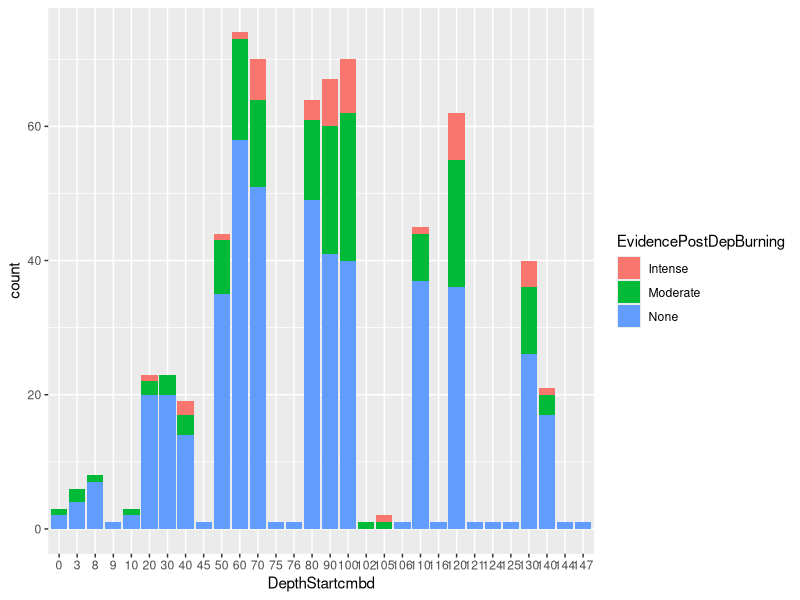
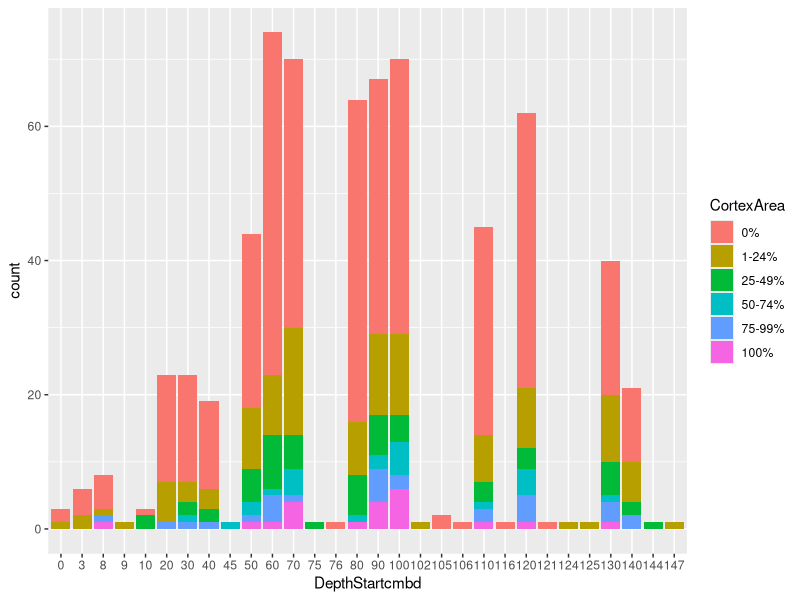
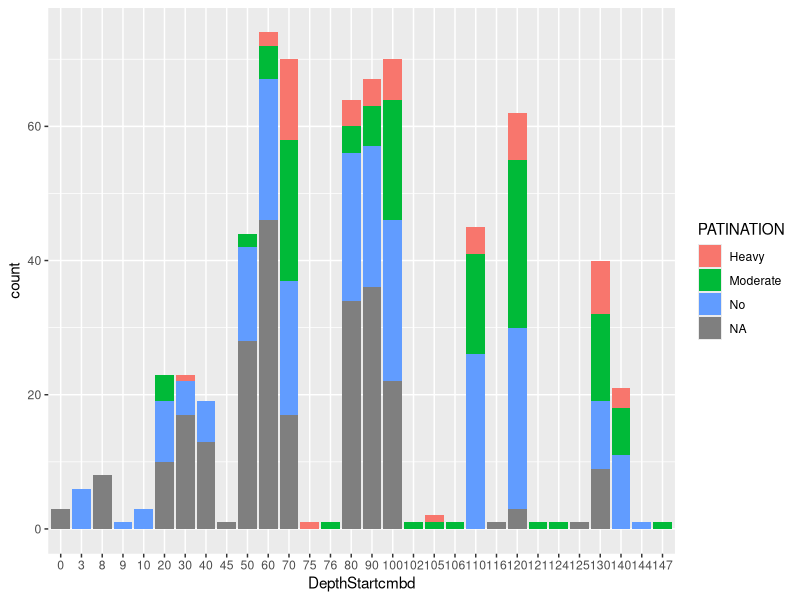
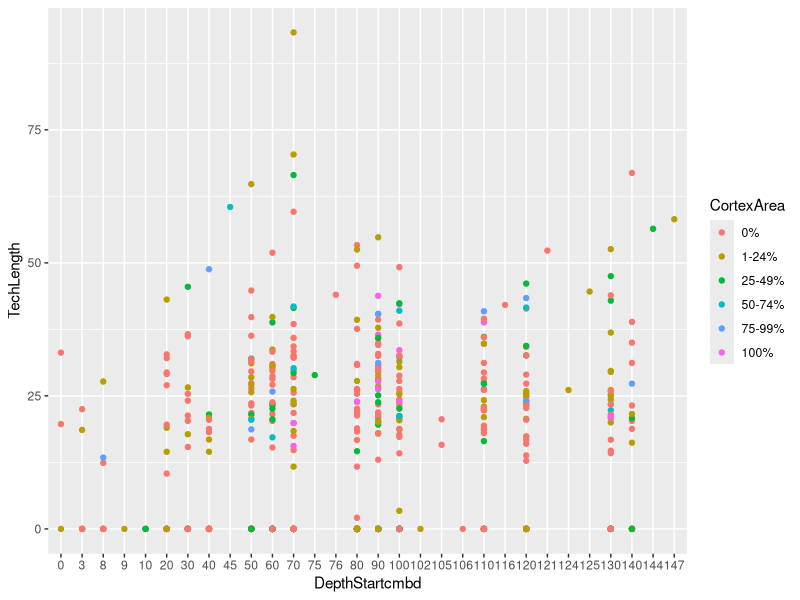
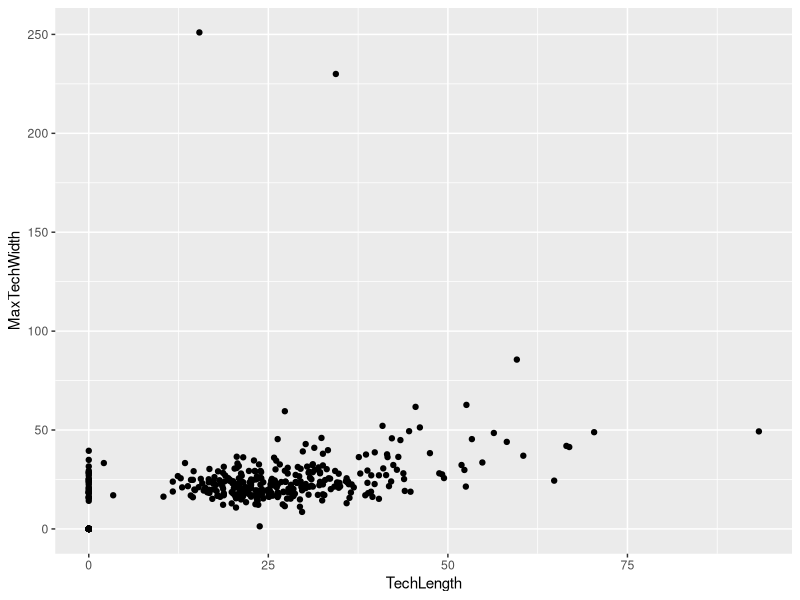
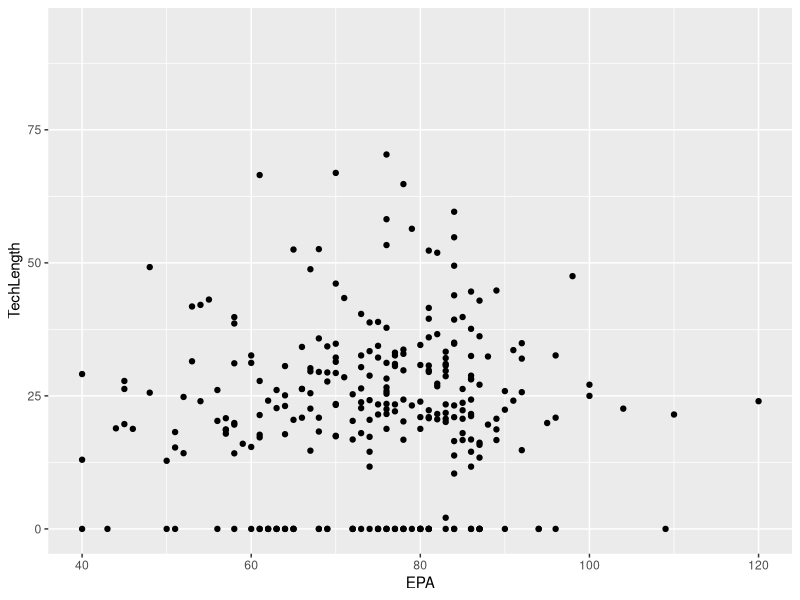
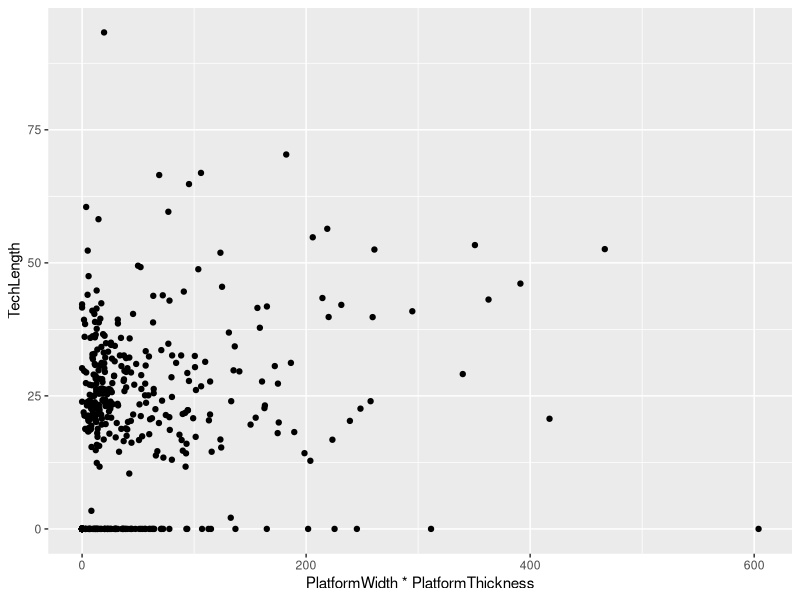
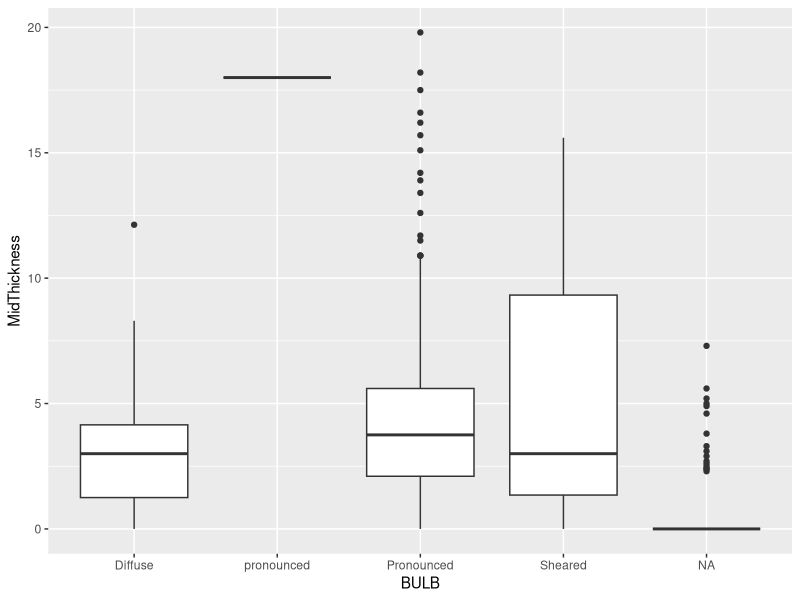

Source code (R) for these figures, in order:
library(here)
library(readxl)
library(ggplot2)
setwd(here::here())
d<-read_xlsx("LBJ attribute data.xlsx", sheet=1)

# Setting up appropriate factor level orders, making sure things are numeric, etc.

head(d)
pattern<-"EPA|MaxLength|MaxWidth|MaxThickness|TechLength|MaxTechWidth|MidThickness|PlatformWidth|PlatformThickness"
d[,grep(pattern,names(d))]

d$EPA<-as.numeric(d$EPA)
depths<-as.character(unique(sort(d$DepthStartcmbd, decreasing=FALSE)))

d$DepthStartcmbd<-as.character(d$DepthStartcmbd)
d$DepthStartcmbd<-factor(d$DepthStartcmbd, 
                     levels = c(depths))

d$CortexArea<-factor(d$CortexArea, 
                         levels = c("0%","1-24%","25-49%","50-74%","75-99%","100%"))


ggplot(data=d) +
  geom_bar(aes(x=DepthStartcmbd, fill=EvidencePostDepBurning))

ggplot(data=d) +
  geom_bar(aes(x=DepthStartcmbd, fill=CortexArea))

ggplot(data=d) +
  geom_bar(aes(x=DepthStartcmbd, fill=PATINATION))

ggplot(data=d)+
  geom_point(aes(x=DepthStartcmbd, y=TechLength, color=CortexArea))


## 
ggplot(data=d)+
  geom_point(aes(x=TechLength, y=MaxTechWidth))

ggplot(data=d)+
  geom_point(aes(x=EPA, y=TechLength))

ggplot(data=d)+
  geom_point(aes(x=PlatformWidth*PlatformThickness, y=TechLength))


ggplot(data=d)+
  geom_boxplot(aes(x=BULB, y=MidThickness))

ggplot(data=d)+
  geom_boxplot(aes(x=LIP, y=(TechLength*MaxTechWidth)/Mass))
max(d$Mass)

## Troubleshooting function

get.problem<-function(d,x){
  d
  
}
